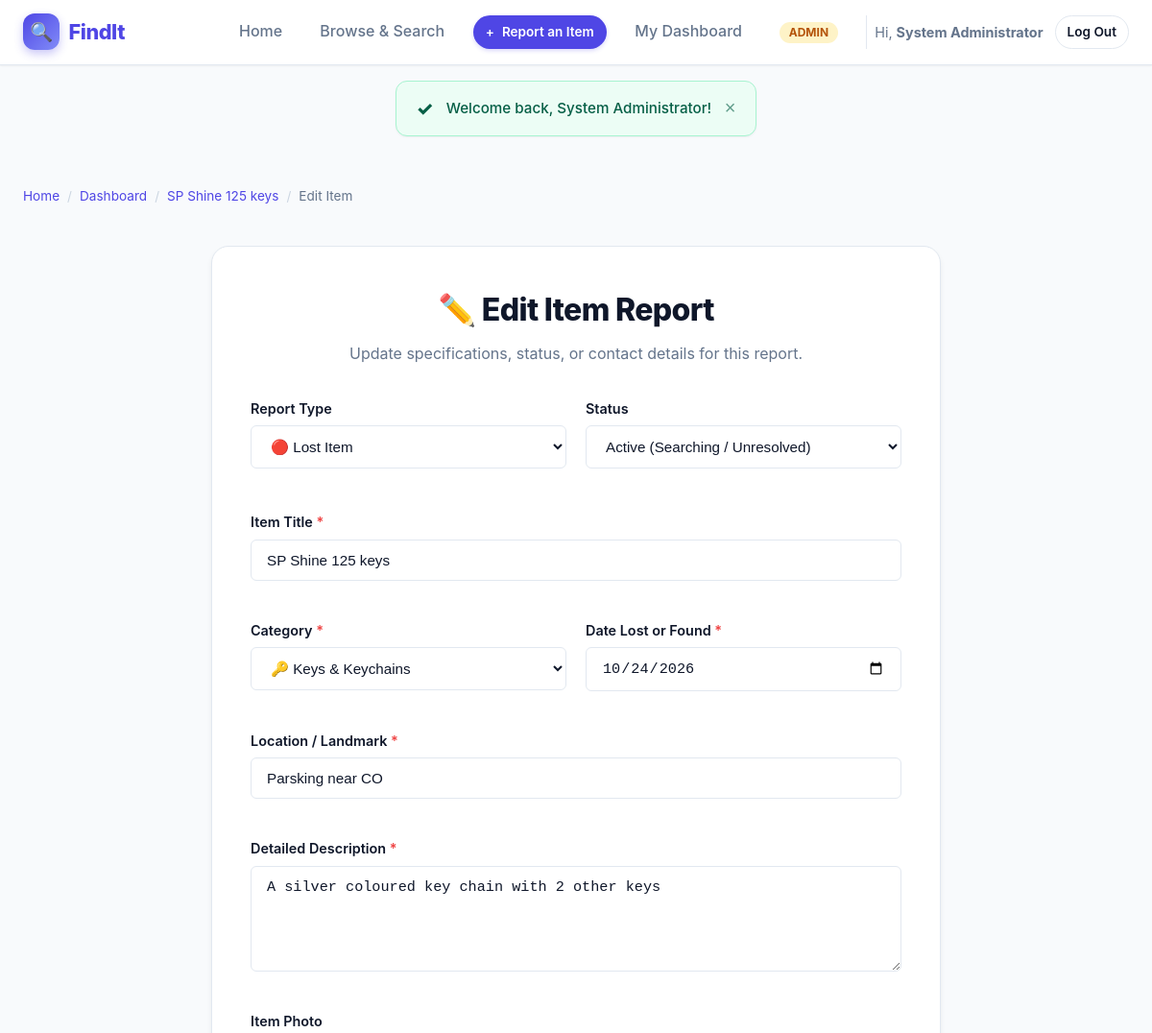
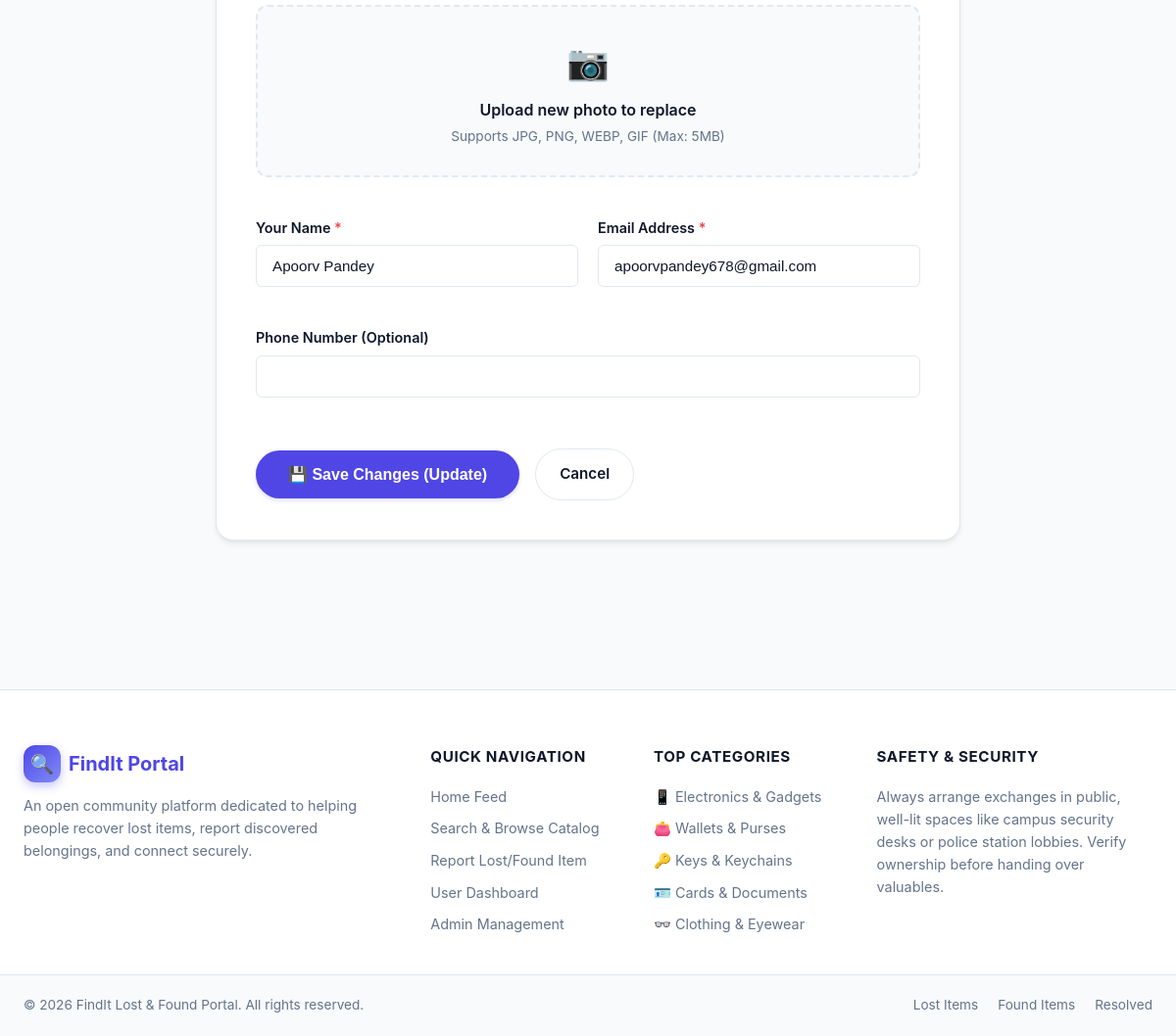
Screenshot of /edit_item.php?id=7 (signed in) with the database file from the repository (2 pictures, top to bottom).
### tables this page shows
CREATE TABLE items (
            id INTEGER PRIMARY KEY AUTOINCREMENT,
            user_id INTEGER,
            type TEXT NOT NULL,               -- 'lost' or 'found'
            title TEXT NOT NULL,
            category TEXT NOT NULL,
            description TEXT NOT NULL,
            location TEXT NOT NULL,
            item_date TEXT NOT NULL,
            image_path TEXT,
            contact_name TEXT NOT NULL,
            contact_email TEXT NOT NULL,
            contact_phone TEXT,
            status TEXT DEFAULT 'active',     -- 'active', 'claimed', 'returned'
            security_secret TEXT NOT NULL,
            created_at DATETIME DEFAULT CURRENT_TIMESTAMP,
            updated_at DATETIME DEFAULT CURRENT_TIMESTAMP,
            FOREIGN KEY (user_id) REFERENCES users(id) ON DELETE SET NULL
        );

### edit_item.php (the view, shortened to what this page needs)
<?php
require_once __DIR__ . '/includes/header.php';
$pdo = getDbConnection();
$itemId = filter_input(INPUT_GET, 'id', FILTER_VALIDATE_INT);
$stmt = $pdo->prepare("SELECT * FROM items WHERE id = :id");
$stmt->execute([':id' => $itemId]);
$item = $stmt->fetch();
$categories = get_categories();
$errors = [];
$title = $item['title'];
$type = $item['type'];
$category = $item['category'];
$status = $item['status'];
$item_date = $item['item_date'];
$location = $item['location'];
$description = $item['description'];
$contact_name = $item['contact_name'];
$contact_email = $item['contact_email'];
$contact_phone = $item['contact_phone'];
?>
<main class="main-wrapper">
    <div class="breadcrumbs">
        <a href="index.php">Home</a>
        <span class="divider">/</span>
        <a href="dashboard.php">Dashboard</a>
        <span class="divider">/</span>
        <a href="item.php?id=<?= $item['id'] ?>"><?= htmlspecialchars($item['title']) ?></a>
        <span class="divider">/</span>
        <span>Edit Item</span>
    </div>
    <div class="form-container">
        <div class="form-header">
            <h1>✏️ Edit Item Report</h1>
            <p>Update specifications, status, or contact details for this report.</p>
        </div>
        <form action="edit_item.php?id=<?= $itemId ?>" method="POST" enctype="multipart/form-data" class="needs-validation" novalidate>
            <div class="form-grid" style="margin-bottom: 1.5rem;">
                <div class="form-group">
                    <label class="form-label">Report Type</label>
                    <select name="type" class="form-control">
                        <option value="lost" <?= ($type === 'lost') ? 'selected' : '' ?>>🔴 Lost Item</option>
                    </select>
                </div>
                <div class="form-group">
                    <label class="form-label">Status</label>
                    <select name="status" class="form-control">
                        <option value="active" <?= ($status === 'active') ? 'selected' : '' ?>>Active (Searching / Unresolved)</option>
                    </select>
                </div>
            </div>
            <div class="form-grid">
                <div class="form-group full-width">
                    <label class="form-label" for="title">Item Title <span class="required">*</span></label>
                    <input type="text" id="title" name="title" class="form-control <?= isset($errors['title']) ? 'is-invalid' : '' ?>" value="<?= htmlspecialchars($title) ?>" required minlength="3">
                </div>
                <div class="form-group">
                    <label class="form-label" for="category">Category <span class="required">*</span></label>
                    <select id="category" name="category" class="form-control" required>
                        <?php foreach ($categories as $catKey => $catData): ?>
                            <option value="<?= htmlspecialchars($catKey) ?>" <?= ($category === $catKey) ? 'selected' : '' ?>>
                                <?= $catData['icon'] ?> <?= htmlspecialchars($catData['label']) ?>
                            </option>
                        <?php endforeach; ?>
                    </select>
                </div>
                <div class="form-group">
                    <label class="form-label" for="item_date">Date Lost or Found <span class="required">*</span></label>
                    <input type="date" id="item_date" name="item_date" max="<?= date('Y-m-d') ?>" class="form-control" value="<?= htmlspecialchars($item_date) ?>" required>
                </div>
                <div class="form-group full-width">
                    <label class="form-label" for="location">Location / Landmark <span class="required">*</span></label>
                    <input type="text" id="location" name="location" class="form-control" value="<?= htmlspecialchars($location) ?>" required minlength="3">
                </div>
                <div class="form-group full-width">
                    <label class="form-label" for="description">Detailed Description <span class="required">*</span></label>
                    <textarea id="description" name="description" class="form-control" rows="4" required minlength="10"><?= htmlspecialchars($description) ?></textarea>
                </div>
                <div class="form-group full-width">
                    <label class="form-label">Item Photo</label>
                    <div class="file-upload-box">
                        <div class="upload-icon">📷</div>
                        <p style="font-weight: 600; margin-bottom: 0.25rem;">Upload new photo to replace</p>
                        <p style="font-size: 0.85rem; color: var(--text-muted);">Supports JPG, PNG, WEBP, GIF (Max: 5MB)</p>
                    </div>
                </div>
                <div class="form-group">
                    <label class="form-label" for="contact_name">Your Name <span class="required">*</span></label>
                    <input type="text" id="contact_name" name="contact_name" class="form-control" value="<?= htmlspecialchars($contact_name) ?>" required>
                </div>
                <div class="form-group">
                    <label class="form-label" for="contact_email">Email Address <span class="required">*</span></label>
                    <input type="email" id="contact_email" name="contact_email" class="form-control" value="<?= htmlspecialchars($contact_email) ?>" required>
                </div>
                <div class="form-group full-width">
                    <label class="form-label" for="contact_phone">Phone Number (Optional)</label>
                    <input type="tel" id="contact_phone" name="contact_phone" class="form-control" value="<?= htmlspecialchars($contact_phone) ?>">
                </div>
            </div>
            <div style="margin-top: 2rem; display: flex; gap: 1rem; align-items: center;">
                <button type="submit" class="btn btn-primary" style="padding: 0.85rem 2rem; font-size: 1rem;">
                    💾 Save Changes (Update)
                </button>
                <a href="item.php?id=<?= $itemId ?>" class="btn btn-secondary" style="padding: 0.85rem 1.5rem;">
                    Cancel
                </a>
            </div>
        </form>
    </div>
</main>
<?php require_once __DIR__ . '/includes/footer.php'; ?>

### css/style.css (style rules this page uses)
:root { --primary: #4f46e5; --primary-hover: #4338ca; --primary-light: #eef2ff; --lost-color: #ef4444; --lost-light: #fef2f2; --found-color: #10b981; --found-light: #ecfdf5; --claimed-color: #64748b; --claimed-light: #f1f5f9; --text-main: #0f172a; --text-muted: #64748b; --bg-body: #f8fafc; --bg-card: #ffffff; --border-color: #e2e8f0; --border-focus: #818cf8; --radius-sm: 6px; --radius-md: 12px; --radius-lg: 18px; --radius-full: 9999px; --shadow-sm: 0 1px 2px 0 rgb(0 0 0 / 0.05); --shadow-md: 0 4px 6px -1px rgb(0 0 0 / 0.08), 0 2px 4px -2px rgb(0 0 0 / 0.06); --shadow-lg: 0 10px 15px -3px rgb(0 0 0 / 0.08), 0 4px 6px -4px rgb(0 0 0 / 0.05); --shadow-xl: 0 20px 25px -5px rgb(0 0 0 / 0.1), 0 8px 10px -6px rgb(0 0 0 / 0.08); --transition: all 0.2s cubic-bezier(0.16, 1, 0.3, 1); }
* { box-sizing: border-box; margin: 0; padding: 0; }
body { font-family: -apple-system, BlinkMacSystemFont, "Segoe UI", Roboto, "Helvetica Neue", Arial, sans-serif; background-color: var(--bg-body); color: var(--text-main); line-height: 1.6; min-height: 100vh; display: flex; flex-direction: column; }
a { color: inherit; text-decoration: none; }
.breadcrumbs { display: flex; align-items: center; gap: 0.5rem; font-size: 0.85rem; color: var(--text-muted); margin-bottom: 1.5rem; }
.breadcrumbs a { color: var(--primary); text-decoration: none; }
.breadcrumbs span.divider { color: #cbd5e1; }
.btn { display: inline-flex; align-items: center; justify-content: center; gap: 0.5rem; padding: 0.6rem 1.2rem; border-radius: var(--radius-full); font-weight: 600; font-size: 0.95rem; cursor: pointer; transition: var(--transition); border: 1px solid transparent; outline: none; }
.btn-primary { background-color: var(--primary); color: #ffffff; box-shadow: 0 2px 4px rgba(79, 70, 229, 0.2); }
.btn-secondary { background-color: #ffffff; color: var(--text-main); border-color: var(--border-color); }
.main-wrapper { max-width: 1200px; margin: 2rem auto; padding: 0 1.5rem; flex: 1; width: 100%; }
.form-container { max-width: 760px; margin: 2.5rem auto; background: #ffffff; padding: 2.5rem; border-radius: var(--radius-lg); border: 1px solid var(--border-color); box-shadow: var(--shadow-md); }
.form-header { margin-bottom: 2rem; text-align: center; }
.form-header h1 { font-size: 2rem; font-weight: 800; letter-spacing: -0.02em; margin-bottom: 0.5rem; }
.form-header p { color: var(--text-muted); }
.form-grid { display: grid; grid-template-columns: 1fr 1fr; gap: 1.25rem; }
.form-group { margin-bottom: 1.25rem; display: flex; flex-direction: column; }
.form-group.full-width { grid-column: 1 / -1; }
.form-label { font-size: 0.9rem; font-weight: 600; margin-bottom: 0.4rem; color: var(--text-main); }
.form-label span.required { color: var(--lost-color); }
.form-control { width: 100%; padding: 0.75rem 1rem; border-radius: var(--radius-sm); border: 1px solid var(--border-color); background-color: #ffffff; font-size: 0.95rem; color: var(--text-main); outline: none; transition: var(--transition); }
textarea.form-control { min-height: 110px; resize: vertical; }
.file-upload-box { border: 2px dashed var(--border-color); padding: 1.75rem; border-radius: var(--radius-md); text-align: center; background-color: #f8fafc; cursor: pointer; transition: var(--transition); position: relative; }
.upload-icon { font-size: 2.2rem; color: var(--primary); margin-bottom: 0.5rem; }

### rows the page displays
items: title "SP Shine 125 keys", type "🔴 Lost Item", status "Active (Searching / Unresolved)", category "🔑 Keys & Keychains", item_date "10/24/2026", location "Parsking near CO", description "A silver coloured key chain with 2 other keys", contact_name "Apoorv Pandey", contact_email "apoorvpandey678@gmail.com"

### other values shown
$user['name'] "System Administrator"
$icon "✓"
$msg "Welcome back, System Administrator!"
$cat['icon'] "📱"
$cat['label'] "Electronics & Gadgets"
$cat['icon'] "👛"
$cat['label'] "Wallets & Purses"
$cat['icon'] "🔑"
$cat['label'] "Keys & Keychains"
$cat['icon'] "🪪"
$cat['label'] "Cards & Documents"
$cat['icon'] "👓"
$cat['label'] "Clothing & Eyewear"
